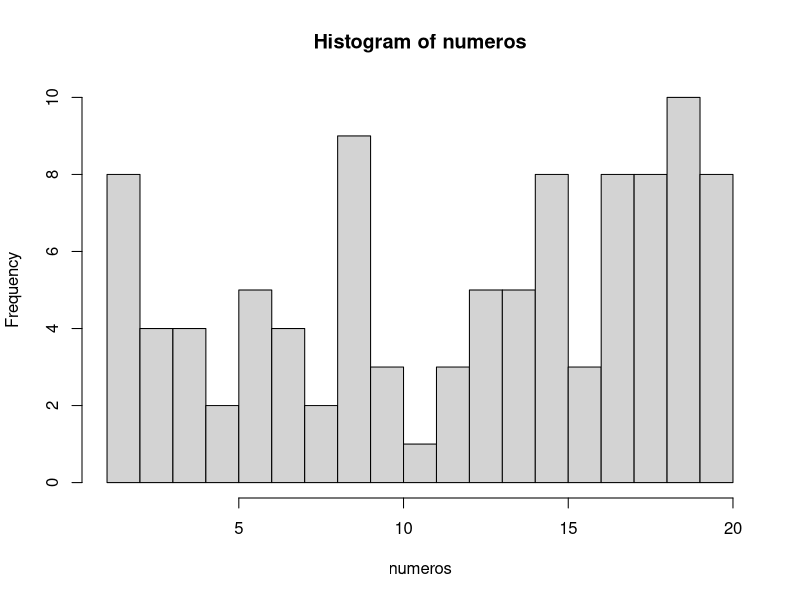

Write R code to recreate this figure.
## ---- chunk 1
numeros <- sample(1:20, 100, TRUE)
numeros
## ---- chunk 2
mediana <- median(numeros)
mediana
## ---- chunk 3
media <- mean(numeros)
media
## ---- chunk 4
# El argumento breaks nos permite dividir en histograma en las partes que queramos
hist(numeros, breaks = 20)
## ---- chunk 5
tabla.frecuencias <- data.frame(table(numeros))
tabla.frecuencias
## ---- chunk 6
# Con la función seq, creamos una secuencia de 1 a 10 en intervalos de 0.1 en 0.1
secuencia <- seq(1, 10, 0.1)
muestra <- sample(secuencia, 100, TRUE)
muestra
## ---- chunk 7
# Aquí el cálculo de la mediana
mediana.muestra <- median(muestra)
mediana.muestra
## ---- chunk 8
# Aquí el cálculo de la media
media.muestra <- mean(muestra)
media.muestra
## ---- chunk 9
# Aquí el cálculo de la moda
tabla.moda <- data.frame(table(muestra))
tabla.moda
